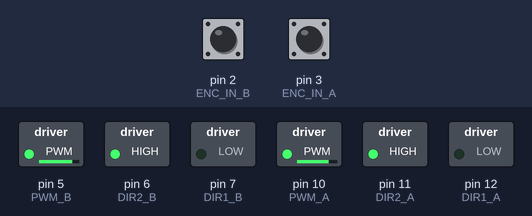
Bench run of a sketch on a simulated Arduino Uno, built with avr-gcc and run on an emulated ATmega328P. Shown: switched loads named in the sketch (green lamp = pin HIGH). Inputs (shaded band) come from the test bench; at power-on: pin 2 (ENC_IN_B) HIGH, pin 3 (ENC_IN_A) HIGH.

Above: at 0.1 s.
At 3.1 s:
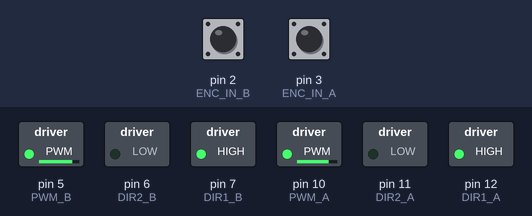
At 5.1 s:
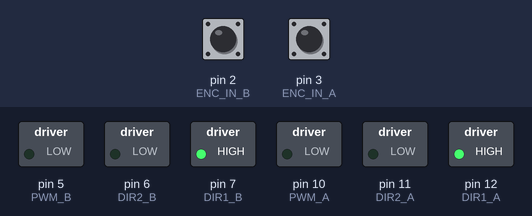
At 9.1 s:
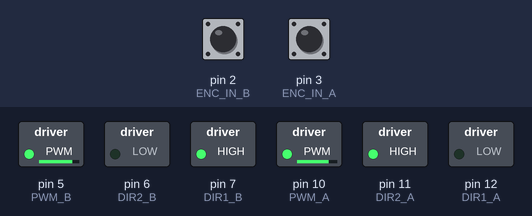
At 11.1 s:
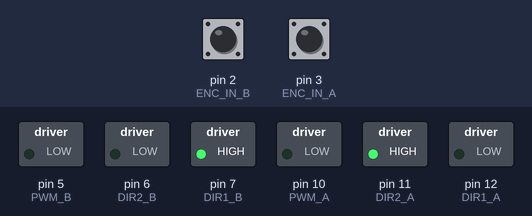
At 37.1 s:
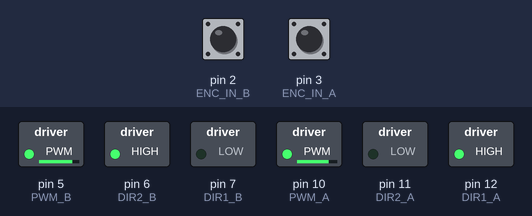
Timing chart, 0 to 40.0 s (numbered marks = the images above):
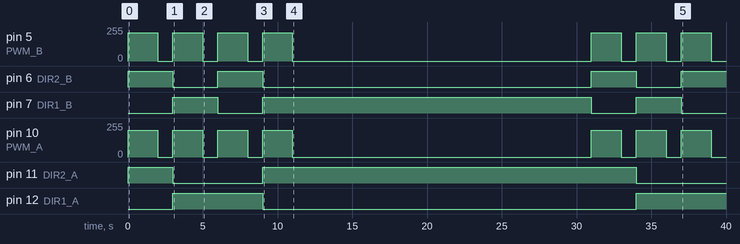

The sketch:

TwoMotorsControl.ino
```cpp
 /*
  Gearmotor Rotary Encoder Test
  motor-encoder-rpm.ino
  Read pulses from motor encoder to calculate speed
  Control speed with potentiometer
  Displays results on Serial Monitor
  Use Cytron MD10C PWM motor controller
  DroneBot Workshop 2019
  https://dronebotworkshop.com
*/

// Motor encoder output pulse per rotation (change as required)
#define ENC_COUNT_REV 20

// Encoder output to Arduino Interrupt pin
#define ENC_IN_A 3
#define ENC_IN_B 2

// MD10C PWM connected to pin 10
#define PWM_A 10
#define PWM_B 5

// Motor A DIR
#define DIR1_A 12
#define DIR2_A 11

// Motor B DIR
#define DIR1_B 7
#define DIR2_B 6

// Analog pin for potentiometer
int speedcontrol = 0;

// Pulse count from encoder
volatile long encoderValue_A = 0;
volatile long encoderValue_B = 0;

// One-second interval for measurements
int interval = 1000;

// Counters for milliseconds during interval
long previousMillis = 0;
long currentMillis = 0;

// Variable for RPM measuerment
int rpm_A = 0;
int rpm_B = 0;
// Variable for PWM motor speed output
int motorPwm = 0;

void setup()
{
  // Setup Serial Monitor
  Serial.begin(9600);

  // Set encoder as input with internal pullup
  pinMode(ENC_IN_A, INPUT_PULLUP);
  pinMode(ENC_IN_B, INPUT_PULLUP);

  // Set PWM and DIR connections as outputs
  pinMode(PWM_A, OUTPUT);
  pinMode(DIR1_A, OUTPUT);
  pinMode(DIR2_A, OUTPUT);

  pinMode(PWM_B, OUTPUT);
  pinMode(DIR1_B, OUTPUT);
  pinMode(DIR2_B, OUTPUT);
  // Attach interrupt
  attachInterrupt(digitalPinToInterrupt(ENC_IN_A), updateEncoder_A, RISING);
  attachInterrupt(digitalPinToInterrupt(ENC_IN_B), updateEncoder_B, RISING);
  // Setup initial values for timer
  previousMillis = millis();
}

void loop()
{

    // Control motor with potentiometer
    //motorPwm = map(analogRead(speedcontrol), 0, 1023, 0, 255);

    // Write PWM to controller
    //Move Forward
    analogWrite(PWM_A, 200);
    digitalWrite(DIR1_A,LOW);
    digitalWrite(DIR2_A,HIGH);

    analogWrite(PWM_B, 212);
    digitalWrite(DIR1_B,LOW);
    digitalWrite(DIR2_B,HIGH);
    delay(2000);
    analogWrite(PWM_A, 0);
    analogWrite(PWM_B, 0);
    delay(1000);

    //Move Backword
    analogWrite(PWM_A, 200);
    digitalWrite(DIR1_A,HIGH);
    digitalWrite(DIR2_A,LOW);

    analogWrite(PWM_B, 212);
    digitalWrite(DIR1_B,HIGH);
    digitalWrite(DIR2_B,LOW);
    delay(2000);
    analogWrite(PWM_A, 0);
    analogWrite(PWM_B, 0);
    delay(1000);

    //Spin right
    analogWrite(PWM_A, 200);
    digitalWrite(DIR1_A,HIGH);
    digitalWrite(DIR2_A,LOW);

    analogWrite(PWM_B, 212);
    digitalWrite(DIR1_B,LOW);
    digitalWrite(DIR2_B,HIGH);
    delay(2000);
    analogWrite(PWM_A, 0);
    analogWrite(PWM_B, 0);
    delay(1000);

    //Spin left
    analogWrite(PWM_A, 200);
    digitalWrite(DIR1_A,LOW);
    digitalWrite(DIR2_A,HIGH);

    analogWrite(PWM_B, 212);
    digitalWrite(DIR1_B,HIGH);
    digitalWrite(DIR2_B,LOW);
    delay(2000);
    analogWrite(PWM_A, 0);
    analogWrite(PWM_B, 0);
    delay(10000);

  // Update RPM value every second
  currentMillis = millis();
  if (currentMillis - previousMillis > interval) {
    previousMillis = currentMillis;


    // Calculate RPM
    rpm_A = (float)(encoderValue_A * 60 / ENC_COUNT_REV);
    rpm_B = (float)(encoderValue_B * 60 / ENC_COUNT_REV);

    // Only update display when there is a reading
    if (motorPwm > 0 || rpm_A  > 0|| rpm_B > 0) {
      Serial.print("PWM VALUE: ");
      Serial.print(motorPwm);
      Serial.print('\t');
      Serial.print(" PULSES_A: ");
      Serial.print(encoderValue_A);
      Serial.print('\t');
      Serial.print(" PULSES_B: ");
      Serial.print(encoderValue_B);
      Serial.print('\t');
      Serial.print(" SPEED_A: ");
      Serial.print(rpm_A);
      Serial.println(" RPM");
      Serial.print('\t');
      Serial.print(" SPEED_B: ");
      Serial.print(rpm_B);
      Serial.println(" RPM");
    }

    encoderValue_A = 0;
    encoderValue_B = 0;
  }

  delay(10000);
}


void updateEncoder_A()
{
  // Increment value for each pulse from encoder
  encoderValue_A++;
}

void updateEncoder_B()
{
  // Increment value for each pulse from encoder
  encoderValue_B++;
}
```

Measured:
- by itself, pin 5 (PWM_B): 0/255 → 212/255 at 0.00 s, → 0/255 2.0 s later, → 212/255 1.0 s later, → 0/255 2.0 s later, … (14 changes in this stretch)
- by itself, pin 6 (DIR2_B): goes HIGH 3.0 s, LOW 3.0 s, HIGH 3.0 s, LOW 22.0 s, HIGH 3.0 s, LOW 3.0 s, then HIGH
- by itself, pin 7 (DIR1_B): goes HIGH 3.0 s, LOW 3.0 s, HIGH 22.0 s, LOW 3.0 s, HIGH 3.0 s, then LOW
- by itself, pin 10 (PWM_A): 0/255 → 200/255 at 0.00 s, → 0/255 2.0 s later, → 200/255 1.0 s later, → 0/255 2.0 s later, … (14 changes in this stretch)
- by itself, pin 11 (DIR2_A): LOW → HIGH at 0.00 s, → LOW 3.0 s later, → HIGH 6.0 s later, → LOW 25.0 s later
- by itself, pin 12 (DIR1_A): LOW → HIGH at 3.0 s, → LOW 6.0 s later, → HIGH 25.0 s later
